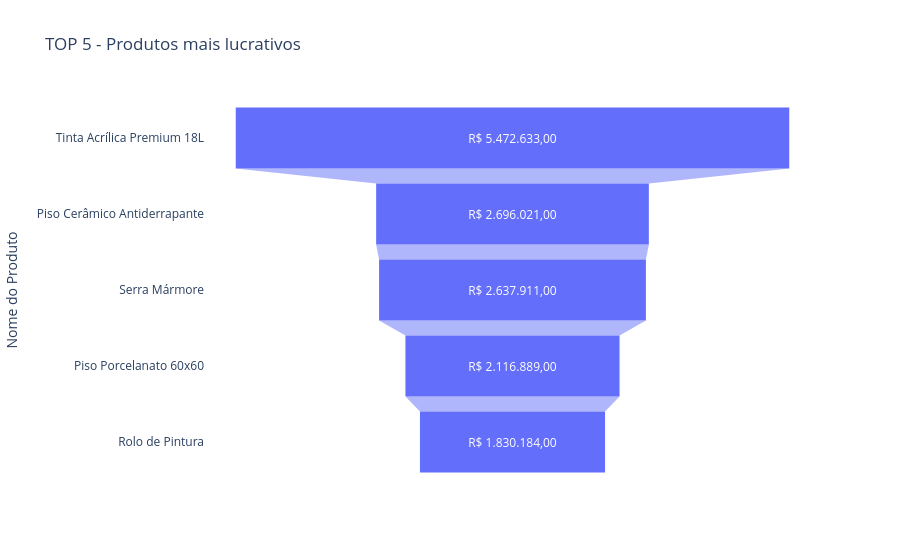

Notebook source saved alongside this figure:
### Code cell
# Criar funil com valores formatados em moeda brasileira (R$) sem duplicação
top5 = lucro_produto.head(5).copy()
top5['Lucro_Formatado'] = top5['Lucro_Total (R$)'].apply(
    lambda v: f"R$ {v:,.2f}".replace(',', 'X').replace('.', ',').replace('X', '.')
)

fig_funil = px.funnel(
    top5,
    x='Lucro_Total (R$)',
    y='Nome_Produto',
    template='plotly_white',
    title='TOP 5 - Produtos mais lucrativos',
    labels={'Lucro_Total (R$)': 'Lucro Total (R$)', 'Nome_Produto': 'Nome do Produto'} # Personalizar os rótulos dos eixos
)

# Exibir apenas o texto formatado dentro dos funis e remover o valor bruto do hover
fig_funil.data[0].text = top5['Lucro_Formatado'] # Exibir apenas o texto formatado dentro dos funis
fig_funil.data[0].textposition = 'inside'# Exibir apenas o texto formatado dentro dos funis
fig_funil.update_traces(texttemplate='%{text}', hovertemplate='Produto=%{y}<extra></extra>') # Remove o valor bruto do hover

fig_funil.show()

### Figure 1 — Plotly figure (JSON) as saved in the notebook; plotly's stock layout.template omitted (floating-point values rounded to 4 significant figures)
{"data": [{"hovertemplate": "Produto=%{y}<extra></extra>", "legendgroup": "", "marker": {"color": "#636efa"}, "name": "", "orientation": "h", "showlegend": false, "text": ["R$ 5.472.633,00", "R$ 2.696.021,00", "R$ 2.637.911,00", "R$ 2.116.889,00", "R$ 1.830.184,00"], "textposition": "inside", "texttemplate": "%{text}", "type": "funnel", "x": [5472633, 2696021, 2637911, 2116889, 1830184], "xaxis": "x", "y": ["Tinta Acrílica Premium 18L", "Piso Cerâmico Antiderrapante", "Serra Mármore", "Piso Porcelanato 60x60", "Rolo de Pintura"], "yaxis": "y"}], "layout": {"legend": {"tracegroupgap": 0}, "title": {"text": "TOP 5 - Produtos mais lucrativos"}, "xaxis": {"anchor": "y", "domain": [0, 1], "title": {"text": "Lucro Total (R$)"}}, "yaxis": {"anchor": "x", "domain": [0, 1], "title": {"text": "Nome do Produto"}}}}
